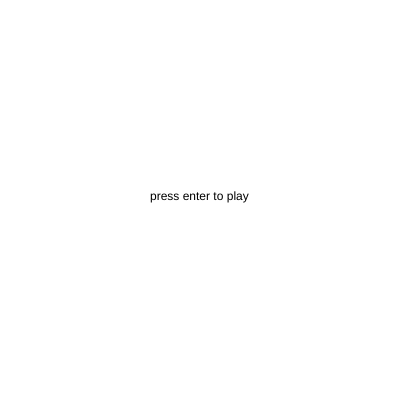
Frame 1 (no input)
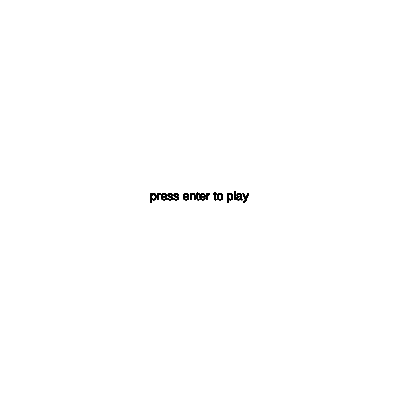
Frame 60 (no input)
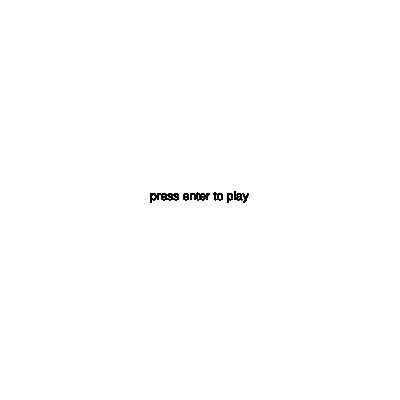
Frame 120 (the mouse pressed at the canvas centre since frame 60)

The p5.js sketch that drew these frames (run headless with seeded random() and noise() and a simulated clock; from frame 60 on, the mouse is pressed at the canvas centre):

// p5.js sketch
// ── sketch.js
function setup() {
  createCanvas(400, 400);
  // background(200)
}

var circleposition = [200, 200];
var agentpadel = [360, 200];
var circlevelocity = [Math.random()*5
, Math.random()*5];
var speed = 1;
var humanscore = 0;
agentscore = 0;
gameisplaying = false;
function keyPressed() {
  if (keyCode === ENTER) {
    gameisplaying = true;
    humanscore = 0;
    agentscore = 0;
  }
}
function handlecollisions() {
  if (circleposition[0] < 60) {
    circlevelocity = [-circlevelocity[0]*1.01, circlevelocity[1]*1.01];
    if (Math.abs(circleposition[1] - mouseY) > 55) {
      console.log("miss");
      circleposition = [200, 200];

      agentscore++;
    }
    console.log("triggered08");
  }
  if (circleposition[0] > 340) {
    circlevelocity = [-circlevelocity[0]*1.01, circlevelocity[1]*1.01];
    if (Math.abs(circleposition[1] - agentpadel[1]) > 55) {
      console.log("miss");
      console.log(circleposition[1]);
      console.log(agentpadel[1])
      humanscore++;
    }
    console.log("triggered0");
  }
  if (circleposition[1] > 380) {
    circlevelocity = [circlevelocity[0]*1.01, -circlevelocity[1]*1.01]; // add some uncertainty to the direction of the refraction
  }
  if (circleposition[1] < 40) {
    circlevelocity = [circlevelocity[0]*1.01, -circlevelocity[1]*1.01];
  }
}
function draw() {
  text("press enter to play", 150, 200);

  if (gameisplaying) {
    background(220);

    text("the score is " + humanscore + ":" + agentscore, 10, 60);

  
    handlecollisions() 

    if (humanscore == 5) {
      background(0, 255, 20);

      text("You win", 100, 100);
      gameisplaying = false;
    } else if (agentscore == 5) {
      background(255, 0, 20);

      text("Computer wins", 100, 100);
      gameisplaying = false;
    }
    

    circleposition = drawball(circlevelocity, circleposition, 1);
    drawpadel([20, mouseY - 40]);
    drawpadel(agentpadel);

    let spd = // so we can change the speed of the padel 
      circleposition[1] < agentpadel[1] + 40 ? -humanscore - 1 : humanscore + 1;
    agentpadel = [agentpadel[0], agentpadel[1] + spd];
  }

}

function drawball(velocity, position, timestep) {
  position = newposition(position, velocity, timestep);
  circle(position[0], position[1], 50);
  return position;
}

function drawpadel(position) {
  let l = 80;
  let w = 20;

  quad(
    position[0],
    position[1],
    position[0],
    position[1] + l,
    position[0] + w,
    position[1] + l,
    position[0] + w,
    position[1]
  );

  return position;
}

function newposition(position, velocity, timestep) {
  return position.map(function callback(currentposition, index) {
    return timestep * velocity[index] + currentposition;
  }, this);
}
